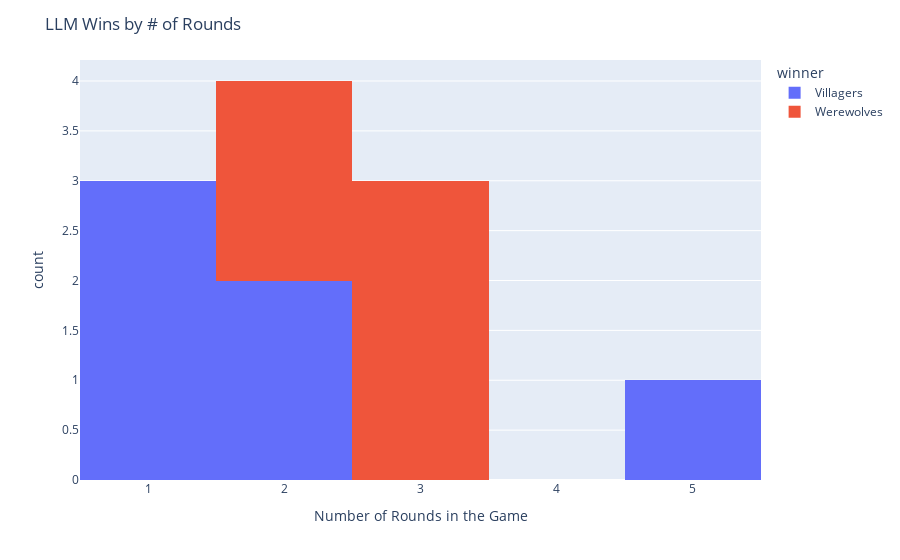

The notebook cell saved with this chart:
### Markdown cell above
| Source Dataset | Villagers Win                   | Number of Games |
|---------------|---------|-------|
|LLMs | 54.545%     | 11    |
|Human| 37.423%     | 163   |

### Code cell
## Win over time by number of rounds

fig = px.histogram(llm_rounds_df.groupby("game_id")[["round", "winner"]].last(), x="round", color="winner")
fig.update_layout(title="LLM Wins by # of Rounds", xaxis_title="Number of Rounds in the Game")
fig.show()

### Figure 1 — Plotly figure (JSON) as saved in the notebook; plotly's stock layout.template omitted (floating-point values rounded to 4 significant figures)
{"data": [{"alignmentgroup": "True", "bingroup": "x", "hovertemplate": "winner=Villagers<br>round=%{x}<br>count=%{y}<extra></extra>", "legendgroup": "Villagers", "marker": {"color": "#636efa", "pattern": {"shape": ""}}, "name": "Villagers", "offsetgroup": "Villagers", "orientation": "v", "showlegend": true, "type": "histogram", "x": [1, 1, 5, 1, 2, 2], "xaxis": "x", "yaxis": "y"}, {"alignmentgroup": "True", "bingroup": "x", "hovertemplate": "winner=Werewolves<br>round=%{x}<br>count=%{y}<extra></extra>", "legendgroup": "Werewolves", "marker": {"color": "#EF553B", "pattern": {"shape": ""}}, "name": "Werewolves", "offsetgroup": "Werewolves", "orientation": "v", "showlegend": true, "type": "histogram", "x": [3, 2, 3, 3, 2], "xaxis": "x", "yaxis": "y"}], "layout": {"autosize": true, "barmode": "relative", "legend": {"title": {"text": "winner"}, "tracegroupgap": 0}, "margin": {"t": 60}, "title": {"text": "LLM Wins by # of Rounds"}, "xaxis": {"anchor": "y", "autorange": true, "domain": [0, 1], "range": [0.5, 5.5], "title": {"text": "Number of Rounds in the Game"}, "type": "linear"}, "yaxis": {"anchor": "x", "autorange": true, "domain": [0, 1], "range": [0, 4.211], "title": {"text": "count"}}}}
